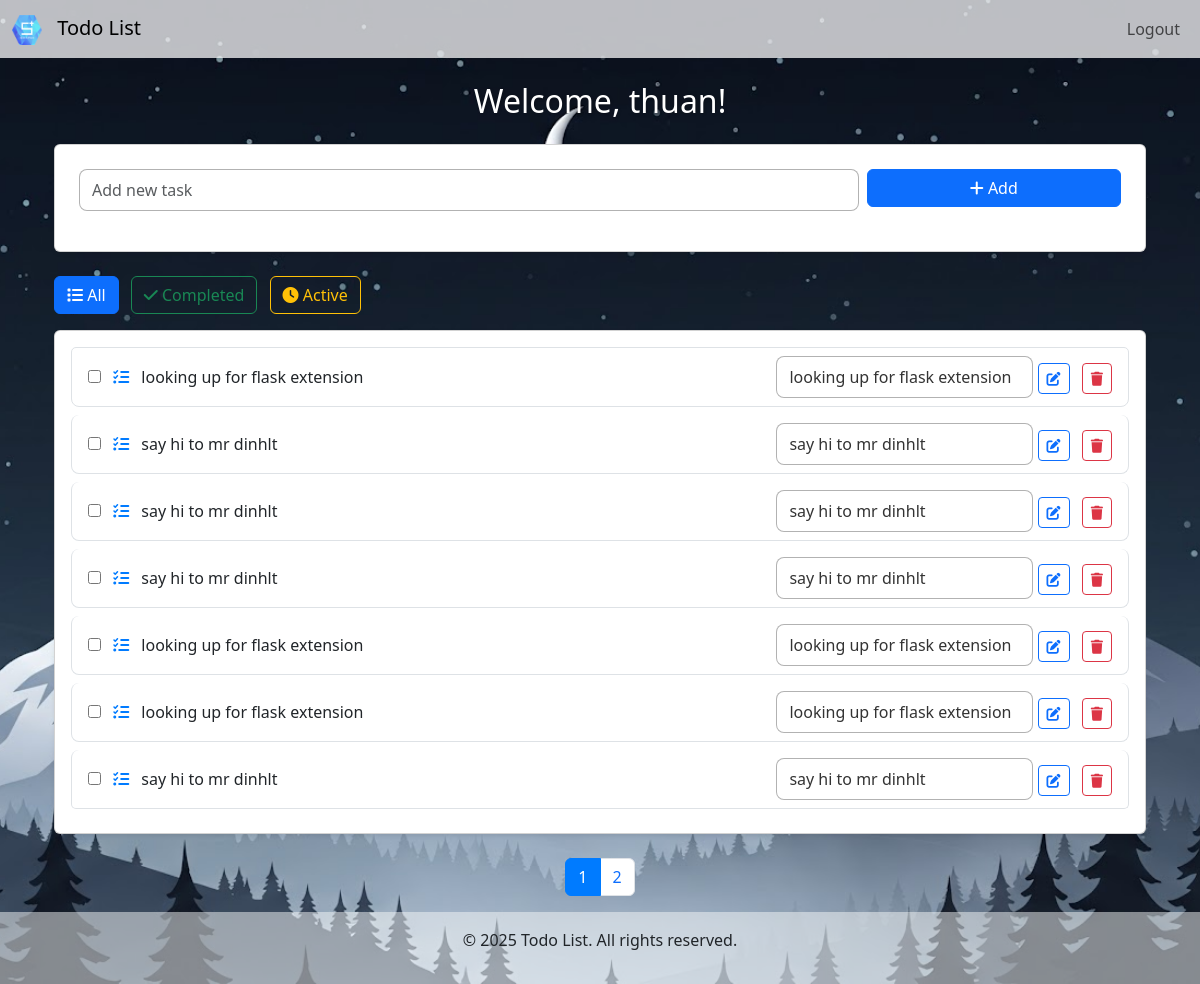
The app's page / (signed in) with its own data.
### models.py (models this page shows, shortened)
class User(UserMixin, db.Model):
    id = db.Column(db.Integer, primary_key=True)
    username = db.Column(db.String(50), unique=True, nullable=False)
    password = db.Column(db.String(200), nullable=False)

class Todo(db.Model):
    id = db.Column(db.Integer, primary_key=True)
    title = db.Column(db.String(200), nullable=False)
    status = db.Column(db.Boolean, default=False)
    user_id = db.Column(db.Integer, db.ForeignKey('user.id'), nullable=False)
    created_at = db.Column(db.DateTime, default=datetime.utcnow)

### app.py (the view)
@app.route('/', methods=['GET', 'POST'])
@login_required
def index():
    filter_status = request.args.get('filter', 'all')
    page = request.args.get('page', 1, type=int)
    per_page = 7
    todos_query = Todo.query.filter_by(user_id=current_user.id)
    if filter_status == 'completed':
        todos_query = todos_query.filter(Todo.status == True)
    elif filter_status == 'active':
        todos_query = todos_query.filter(Todo.status == False)
    total_todos = todos_query.count()
    todos = todos_query.order_by(Todo.id.desc()).offset((page - 1) * per_page).limit(per_page).all()
    total_pages = ceil(total_todos / per_page)
    return render_template('index.html',
                           todos=todos,
                           filter_status=filter_status,
                           page=page,
                           pages=total_pages)

### app.py (called while the page is built)
@login_manager.user_loader
def load_user(user_id):
    return User.query.get(int(user_id))

### templates/index.html (shortened to what this page needs)
{% extends 'base.html' %}
{% block content %}
<h2 class="text-center mb-4" style="color: #ffffff; text-shadow: 1px 1px 3px rgba(0,0,0,0.2);">Welcome, {{ current_user.username }}!</h2>
<div class="container">
    <div class="card shadow-sm p-4 mb-4 bg-white rounded" style="background-color: rgba(255, 255, 255, 0.9);">
        <form method="POST" action="{{ url_for('add') }}" class="mb-3">
          <div class="row g-2">
            <div class="col-12 col-md-9">
              <input type="text" class="form-control" name="title" placeholder="Add new task" required>
            </div>
            <div class="col-12 col-md-3">
              <button type="submit" class="btn btn-primary w-100">
                <i class="fas fa-plus"></i> Add
              </button>
            </div>
          </div>
        </form>
    </div>
    <div class="mb-3">
        <a href="{{ url_for('index', filter='all') }}" class="btn btn-outline-primary me-2 {{ 'active' if filter_status == 'all' }}"><i class="fas fa-list"></i> All</a>
        <a href="{{ url_for('index', filter='completed') }}" class="btn btn-outline-success me-2 {{ 'active' if filter_status == 'completed' }}"><i class="fas fa-check"></i> Completed</a>
        <a href="{{ url_for('index', filter='active') }}" class="btn btn-outline-warning {{ 'active' if filter_status == 'active' }}"><i class="fas fa-clock"></i> Active</a>
    </div>
    <div class="card shadow-sm p-3 bg-white rounded" style="background-color: rgba(255, 255, 255, 0.9);">
        <ul class="list-group">
            {% for todo in todos %}
            <li class="list-group-item">
              <div class="row align-items-center gy-2">
                <div class="col-12 col-md-6">
                  <form method="POST" action="{{ url_for('toggle', id=todo.id) }}" class="d-inline me-2">
                    <input type="checkbox" onchange="this.form.submit()" {% if todo.status %}checked{% endif %}>
                  </form>
                  <span class="{{ 'completed-task' if todo.status }}">
                    <i class="fas fa-tasks me-2" style="color: #007bff;"></i>
                    {{ todo.title }}
                  </span>
                </div>
                <div class="col-12 col-md-6 text-md-end">
                  <form method="POST" action="{{ url_for('edit', id=todo.id) }}" class="d-inline me-2">
                    <input type="text" name="title" value="{{ todo.title }}" class="form-control d-inline-block w-auto">
                    <button type="submit" class="btn btn-sm btn-outline-primary"><i class="fas fa-edit"></i></button>
                  </form>
                  <form method="POST" action="{{ url_for('delete', id=todo.id) }}" class="d-inline">
                    <button type="submit" class="btn btn-sm btn-outline-danger"><i class="fas fa-trash"></i></button>
                  </form>
                </div>
              </div>
            </li>
            {% endfor %}
        </ul>
    </div>
</div>
{% if pages > 1 %}
<nav aria-label="Pagination" class="mt-4">
  <ul class="pagination justify-content-center">
    {% for p in range(1, pages + 1) %}
      <li class="page-item {% if p == page %}active{% endif %}">
        <a class="page-link" href="{{ url_for('index', page=p, filter=filter_status) }}">{{ p }}</a>
      </li>
    {% endfor %}
  </ul>
</nav>
{% endif %}
{% endblock %}

### templates/base.html (shortened to what this page needs)
<!DOCTYPE html>
<html lang="en">
<head>
    <link href="https://cdn.jsdelivr.net/npm/bootstrap@5.3.0/dist/css/bootstrap.min.css" rel="stylesheet">
    <link rel="stylesheet" href="{{ url_for('static', filename='style.css') }}">
    <link rel="stylesheet" href="https://cdnjs.cloudflare.com/ajax/libs/font-awesome/6.0.0-beta3/css/all.min.css">
</head>
<body>
    <nav class="navbar navbar-expand-lg navbar-light bg-light bg-opacity-75">
        <div class="container-fluid">
            <a class="navbar-brand" href="{{ url_for('index') }}">
                <img src="{{ url_for('static', filename='splus_logo.webp') }}" alt="Todo Logo" style="width: 30px; height: 30px; margin-right: 10px;">
                Todo List
            </a>
            {% if current_user.is_authenticated %}
                <div class="navbar-nav">
                    <a class="nav-link" href="{{ url_for('logout') }}">Logout</a>
                </div>
            {% endif %}
        </div>
    </nav>
    <main class="flex-fill">
        <div class="container mt-4">
            {% block content %}{% endblock %}
        </div>
    </main>
    <footer class="text-center text-dark py-3 bg-opacity-50 bg-light">
        <p>© 2025 Todo List. All rights reserved.</p>
    </footer>
</body>
</html>

### static/style.css (style rules this page uses)
html, body { height: 100%; margin: 0; padding: 0; display: flex; flex-direction: column; background-image: url('/static/night.jpg'); background-size: cover; background-position: center; }
footer { flex-shrink: 0; text-align: center; background-color: rgba(0, 0, 0, 0.1); padding: 1rem; width: 100%; }
body { display: flex; flex-direction: column; background-size: cover; background-position: center; }
.form-control { border: 1px solid rgba(0, 0, 0, 0.3); background-color: rgba(255, 255, 255, 0.8); color: #333; border-radius: 0.5rem; padding: 0.5rem 0.75rem; width: 100%; }
.navbar-brand img { width: 30px; height: 30px; margin-right: 10px; transition: transform 0.3s ease; }
.list-group-item { border-radius: 0.5rem; margin-bottom: 0.5rem; background-color: rgba(255, 255, 255, 0.9); transition: all 0.3s ease; }
.card { background: rgba(255, 255, 255, 0.9); }
.page-item.active .page-link { background-color: #007bff; color: #fff; border-color: #007bff; }

### records on screen
User: username "thuan"
Todo: title "looking up for flask extension"
Todo: title "say hi to mr dinhlt"
Todo: title "say hi to mr dinhlt"
Todo: title "say hi to mr dinhlt"
Todo: title "looking up for flask extension"
Todo: title "looking up for flask extension"
Todo: title "say hi to mr dinhlt"

### other values on screen
{{ p }} "1" "2"
